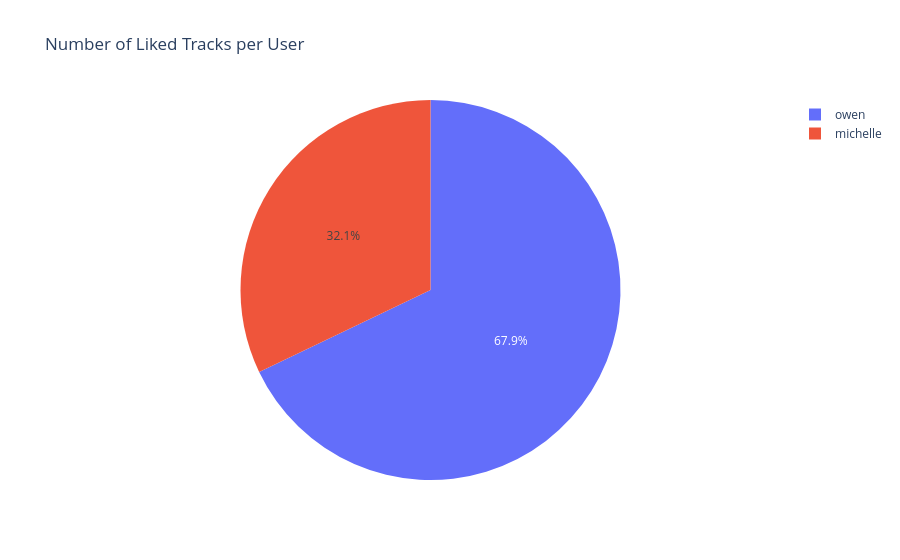

Notebook cell for this chart:
### Code cell
px.pie(df, names="username", title="Number of Liked Tracks per User")

### Figure 1 — Plotly figure (JSON) as saved in the notebook; plotly's stock layout.template omitted (floating-point values rounded to 4 significant figures; data arrays with more than 128 entries replaced by an {"elided": "..."} marker saying what was removed)
{"data": [{"domain": {"x": [0, 1], "y": [0, 1]}, "hovertemplate": "username=%{label}<extra></extra>", "labels": {"elided": "2641 str values"}, "legendgroup": "", "name": "", "showlegend": true, "type": "pie"}], "layout": {"legend": {"tracegroupgap": 0}, "title": {"text": "Number of Liked Tracks per User"}}}
